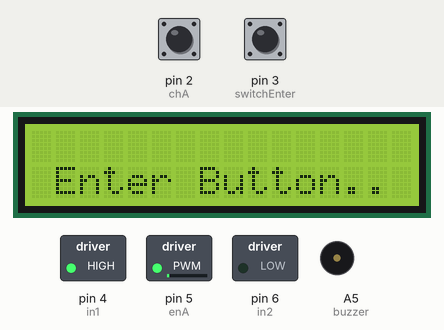
A sketch run on a simulated Arduino Uno, built with avr-gcc and run on an emulated ATmega328P. Shown: 16×2 character LCD, switched loads named in the sketch (green lamp = pin HIGH), buzzer (waves = sounding, pin HIGH). The inputs (shaded band) are chosen by the test bench; at power-on: pin 3 (switchEnter) HIGH, pin 2 (chA) HIGH. What the sketch prints to the serial monitor is not drawn.

Above: at 0.1 s.
At 1.2 s:
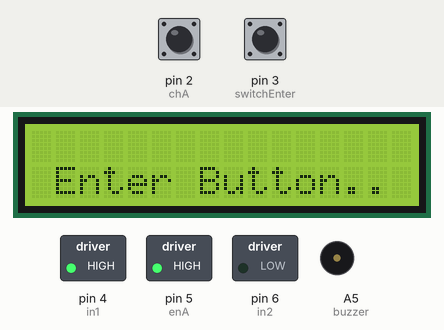
1.3 s: pin 3 (switchEnter) pulled LOW for 0.15 s
At 2.3 s:
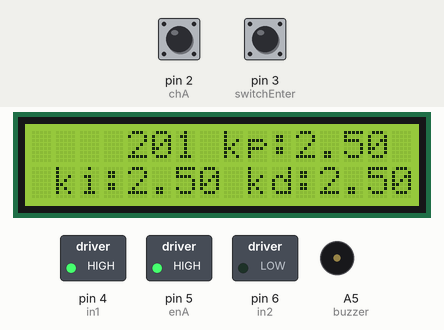
Timing chart, 0 to 4.3 s (numbered marks = the images above; inputs shaded):
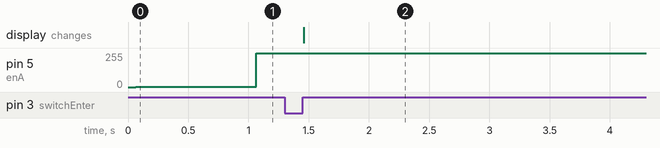

Measured:
- after the input at 1.3 s, the display: changes after 0.16 s (image 2)

The sketch:

Week12_Task1_2_3.ino
```cpp
#include <LiquidCrystal.h>

// pin motor
#define enA 5
#define in1 4
#define in2 6
#define chA 2
#define chB 13

// pin switch button
#define switchP A3
#define switchI A2
#define switchD A1
#define switchEnter 3

#define tmp A4
#define buzzer A5

bool current_A, current_B, previous_A, previous_B;
int encoderval = 0;

volatile float timer1_ovf;
volatile float currentTime, previousTime = 0, elapsedTime;
volatile int control_value, current_rpm;
float error = 0, lastError = 0, sumError = 0, rateError;

float kp = 5.0;
float ki = 0; //20.5
float kd = 0;
int setpoint = 100;

LiquidCrystal lcd(12, 11, 10, 9, 8, 7);

void showLCD(void);
void enterSwitch(void){
    kp = map(analogRead(switchP), 0, 1023, 500, 0)/100.0;
    ki = map(analogRead(switchI), 0, 1023, 500, 0)/100.0;
    kd = map(analogRead(switchD), 0, 1023, 500, 0)/100.0;
    setpoint = map(((analogRead(tmp) - 20) * 3.04), 0, 1023, -40, 125);
  showLCD();};
void speedControl(int);
void setupInterrupts(float period);

void setup(){
    Serial.begin(9600);

    lcd.begin(16, 2);
    lcd.setCursor(1, 1);
    lcd.print("Enter Button..");

    pinMode(enA, OUTPUT);
    pinMode(in1, OUTPUT);
  pinMode(in2, OUTPUT);

    pinMode(switchP, INPUT);
    pinMode(switchI, INPUT);
    pinMode(switchD, INPUT);

    pinMode(chA, INPUT_PULLUP);
    pinMode(chB, INPUT_PULLUP);

    pinMode(tmp, INPUT);
    pinMode(buzzer, OUTPUT);
    speedControl(1);

    attachInterrupt(digitalPinToInterrupt(chA), endcoderAnalyze, RISING);
    attachInterrupt(digitalPinToInterrupt(switchEnter), enterSwitch, RISING);
}

void loop()
{
  pidControl();
}

void showLCD(void){
    String showLine1;

    lcd.clear();
    lcd.setCursor(4, 0);
    showLine1 = String(setpoint) + " kp:" + String(kp);
    lcd.print(showLine1);
    lcd.setCursor(1, 1);
    String showLine2 = "ki:" + String(ki) + " kd:" + String(kd);
    lcd.print(showLine2);
}

void speedControl(int speed) {
  if(speed >= 0){
    if(speed > 255) speed = 255;
    analogWrite(enA, speed);
    digitalWrite(in1, HIGH);
  digitalWrite(in2, LOW);
  }
  else {
    if(speed < -255) speed = -255;
    analogWrite(enA, -1*speed);
    digitalWrite(in1, LOW);
  digitalWrite(in2, HIGH);
  }
}

void endcoderAnalyze() {
    if(digitalRead(chB) == HIGH){encoderval--;}
    else if(digitalRead(chB) == LOW){encoderval++;}
}

void pidControl(){
    currentTime = millis() ; //get current time
    elapsedTime = (currentTime - previousTime)/1000.0;

    current_rpm = 9.55*((60*1000*10)/pulseIn(chA,HIGH));
    error = setpoint - current_rpm;
    sumError += error * elapsedTime;
    rateError = (error - lastError)/elapsedTime;
    if(error < ((0.2)*setpoint)){digitalWrite(buzzer, HIGH); delay(500); digitalWrite(buzzer, LOW);}
    control_value = (int)(kp*error + ki*sumError + kd*rateError);

    lastError = error;
    previousTime = currentTime;

    Serial.println(current_rpm);
    speedControl(control_value);
    delay(1);
}
```
